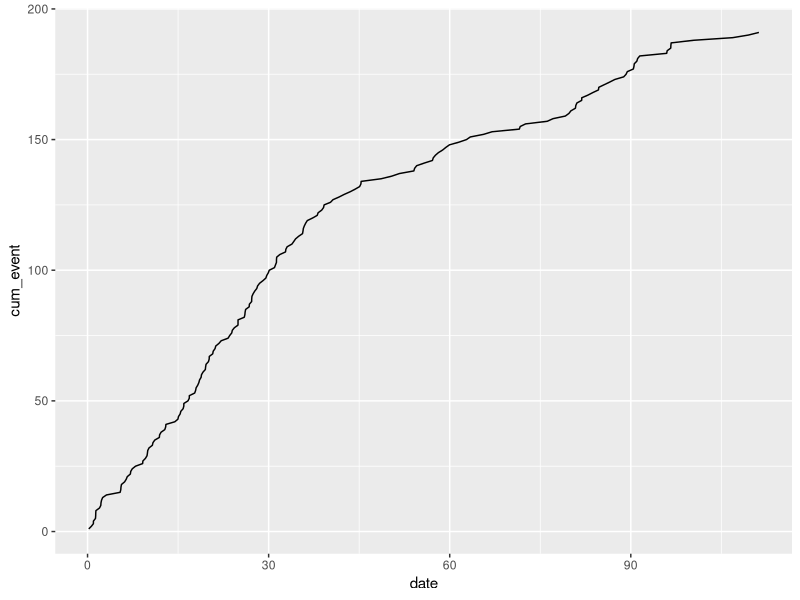
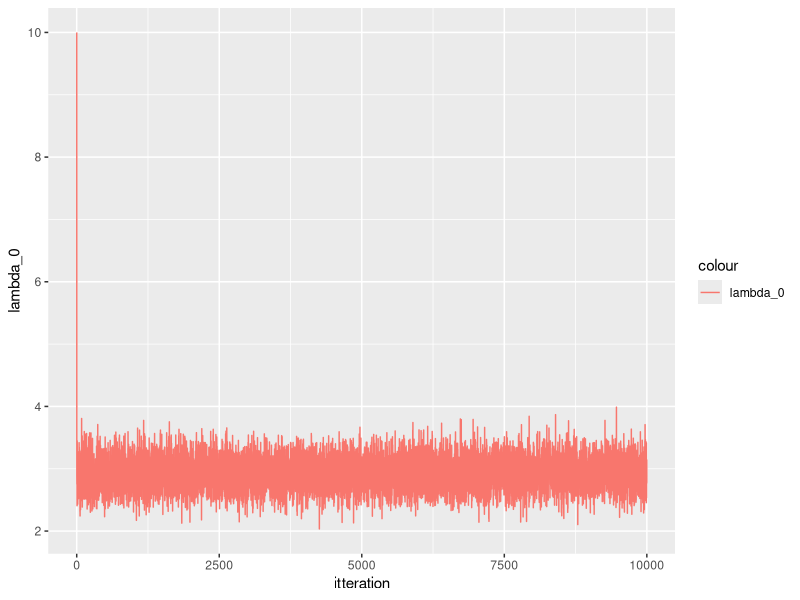
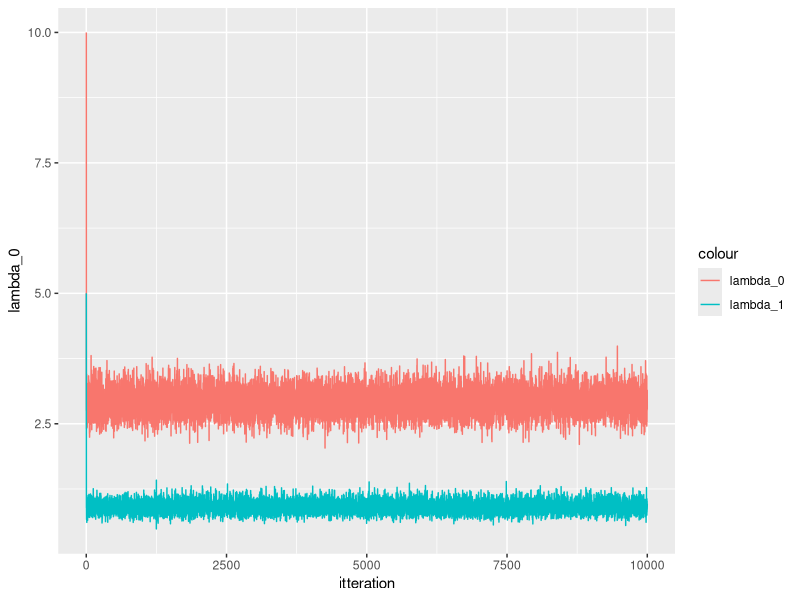
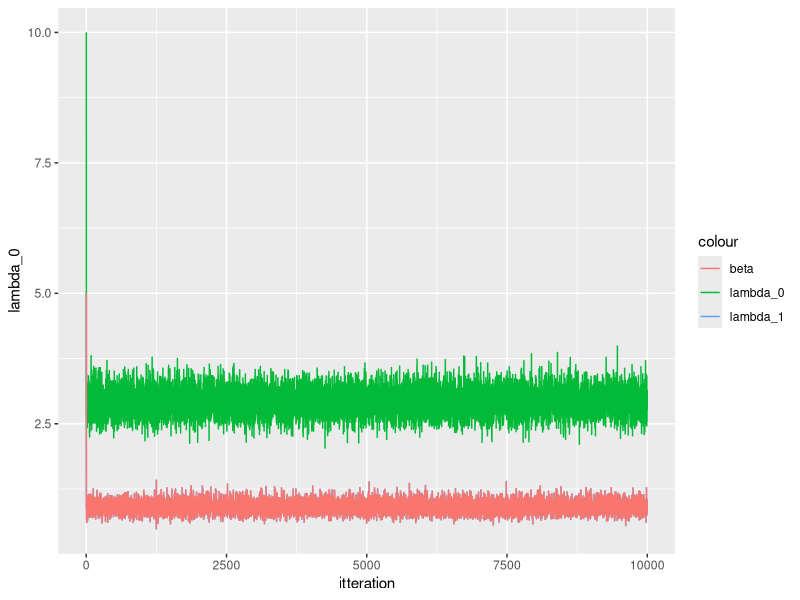

The R script that drew these images, in order: (Note: this script raises an error after producing the figures.)
#implemetn MCMC


# Want Q to be a random walk


f_cond_beta <- function(beta, lambda_0, lambda_1){
  return(exp(-1/beta * (lambda_0 + lambda_1 + 1))*(1/beta)^5)
}

MH_alg <- function(n,data, t_0,t_2, t, lambda_0,lambda_1, beta, sigma){
  
   t = 45
  # y_0 = sum(data[date <t]$event)
  # y_1 = sum(data[date>= t]$event)
  # lambda_0 <- y_0/t
  # lambda_1 <- y_1/(190-t)
  # beta = 1
  # 
  # n = 100
  # t_0 = 0 #1851
  # t_2 = 1963- 1851 #maybe should be 1963? 
  # sigma = 1
  
  
  y_0 = sum(data[date <t]$event)
  y_1 = sum(data[date>= t]$event)
  y_0
  y_1
  results <- matrix(nrow = n, ncol = 4)
  results[1, 1:4] <- c(t, lambda_0, lambda_1, beta)
  for(i in 2:n){
    results[2:10, 1:4]
    #print("t")
    #print(results[i-1,1])
    y_0 = sum(data[date <results[i-1,1]]$event)
    y_1 = sum(data[date>= results[i-1,1]]$event)
    #print(i)
    #gibs step
    #t <- rexp(1, 1/(lambda_0 - lambda_1)) #must be wrong! 
    lambda_0 <- rgamma(1, (y_0 + 1), scale= (1/(t - t_0 + 1/beta)))
    lambda_1 <- rgamma(1, (y_1 + 1), scale=(1/(t_2 - t + 1/beta)))
    lambda_0
    lambda_1

    results[i, 1:3] <- c(t, lambda_0, lambda_1)
    
    #MH step
    beta_old <- results[i-1, 4]
    beta_new <- rnorm(1, beta_old, sigma)
    beta_old
    beta_new
    ## acceptannce prob
    
    a <- min(1, f_cond_beta(beta_new, lambda_0 , lambda_1)/f_cond_beta(beta_old, lambda_0 , lambda_1))
    a
    u <- runif(1)
    u
    if (u< a){
      results[i, 4] <-  beta_new
    } else{
      results[i,4] <- beta_old
      }
  }
  return (results)
}


library(boot)
library(data.table)
library(tidyr)
library(ggplot2)

data <- as.data.table(coal)
data[, event:= 1]
data[, cum_event := cumsum(event)]
data[, date := date- 1851]
q <- ggplot(data = data, aes(x = date, y = cum_event))
q <- q + geom_line()
q

t = 45
# data_aggregated <- data.table(
#   y_0 = sum(data[date <t]$event),
#   y_1 = sum(data[date>= t]$event)
# )

lambda_0 <- 10 #135/50
lambda_1 <- 5 #56/50
beta = 10

n = 10000
t_0 = 0
t_2 = 112 #maybe should be 1963? 
sigma = 3

sim_MH <- MH_alg(n,data, t_0, t_2, t, lambda_0,lambda_1, beta, sigma)

sim_MH <- as.data.table(sim_MH)
sim_MH

setnames(sim_MH, c("t", "lambda_0", "lambda_1", "beta"))

sim_MH[, itteration := seq(1:n)]
sim_MH

q <- ggplot(data = sim_MH, aes(x = itteration) )
q <- q + geom_line(aes(y = lambda_0, colour = "lambda_0"))
q
q <- q + geom_line(aes(y = lambda_1, colour = "lambda_1"))
q
q <- q + geom_line(aes(y = lambda_1, colour = "beta"))
q

#only beta has a burn in period! kind of


par(mfrow=c(3,1))
plot(x = seq(1:n), y = sim_MH[1:nrow(sim_MH) ,3], type="l", xlab="Iteration", ylab="x")
plot(trace2, type="l", xlab="Iteration", ylab="x")
plot(trace3, type="l", xlab="Iteration", ylab="x")

## show histograms

plot_dist <- function(trace, until, limits){
  
  if(until > length(trace)){
    stop("the trace is not long enough!")
  }
  
  my_x = 0:20
  my_y = dpois(my_x, lambda=10)
  tmp <- factor(trace[1:until], levels=0:20)
  tab <- table(tmp)
  plot(my_x, my_y, type="b", col=2, xlab="x", ylab="Density", 
       main=paste("Iteration", until), ylim=limits)
  lines(0:20, tab/length(tmp), type="h", cex=1.2)
}

trace1 <- simMC_pois10_mcmc(5000, x_start = 0)